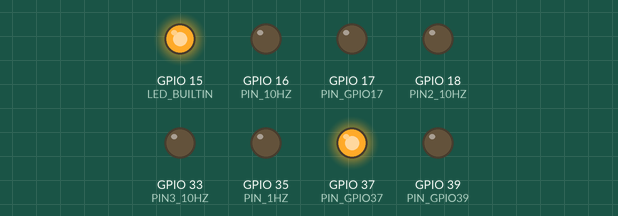
Simulated run of this program. Board: ESP32-S2. Shown: output pins drawn as LEDs (lit = HIGH). What the program prints to the serial monitor is not drawn.

Above: at 1.07 s.
At 1.96 s:
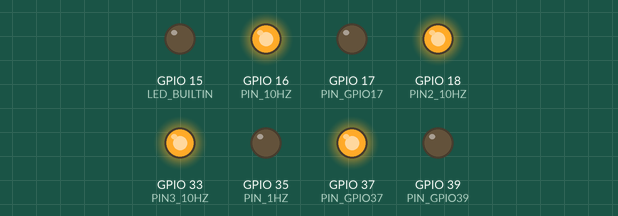
At 2.95 s:
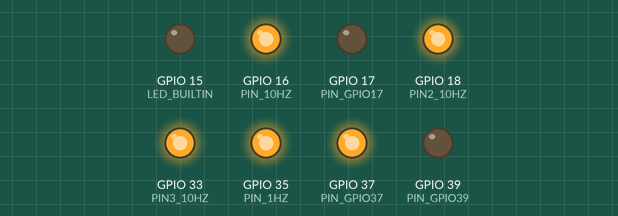
At 3.06 s:
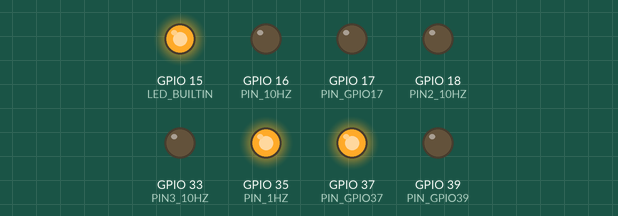
At 3.84 s:
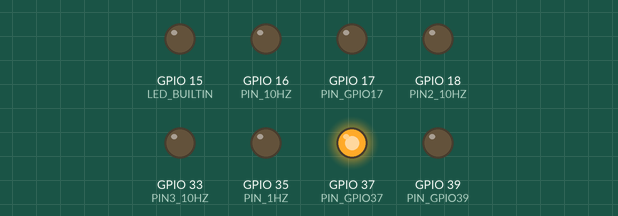
At 5.33 s:
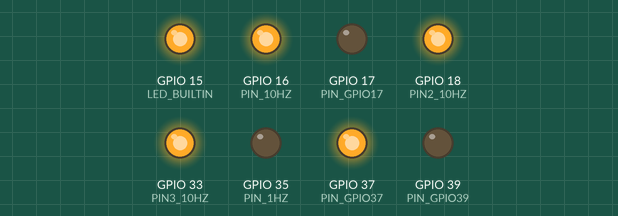
Timing chart, 0 to 5.6 s (numbered marks = the images above):
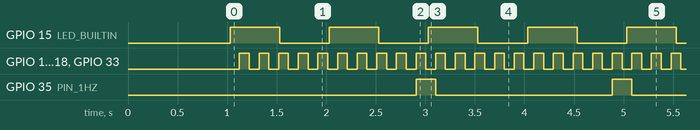

Measured:
- by itself, GPIO 15 (LED_BUILTIN): alternates HIGH for 0.50 s and LOW for 0.50 s
- by itself, GPIO 16 (PIN_10HZ), GPIO 18 (PIN2_10HZ), GPIO 33 (PIN3_10HZ): alternates HIGH for 0.10 s and LOW for 0.10 s
- by itself, GPIO 35 (PIN_1HZ): alternates HIGH for 0.20 s and LOW for 1.8 s

The program:

main.cpp
```cpp
#include <Arduino.h>

// Pin definitions
#define PIN_10HZ 16  // Pin 10 for 10Hz pulse
#define PIN2_10HZ 18  // Pin 10 for 10Hz pulse
#define PIN3_10HZ 33  // Pin 10 for 10Hz pulse
#define PIN_1HZ  35  // Pin 11 for 1Hz pulse
#define PIN_GPIO17 17  // GPIO17 follows LED_BUILTIN state

#define PIN_GPIO37 37  // GPIO37 initialized to HIGH for 3.3V
#define PIN_GPIO39 39  // GPIO39 initialized to LOW for GND
#define PIN_GPRMC_TX 34 // Pin 34 for GPRMC UART TX

// Built-in LED pin (ESP32-S2: GPIO 38 for Lolin S2 Mini, or use LED_BUILTIN if defined)
#ifndef LED_BUILTIN
#define LED_BUILTIN 38  // Default for ESP32-S2
#endif

// Timing constants
#define PULSE_WIDTH_US 1000      // 1ms pulse width in microseconds for 10Hz
#define PERIOD_10HZ_US 100000    // 100ms period for 10Hz (1000000/10)
#define PULSE_1HZ_WIDTH_US 100000  // 100ms pulse width for 1Hz pulse

// Timer handle for 10Hz pulse (master timer)
hw_timer_t *timer10Hz = NULL;

// Counter for 1Hz pulse (counts 10Hz pulses)
volatile uint8_t pulseCounter = 0;
// Timestamp for 1Hz pulse start time (in microseconds)
volatile uint64_t pulse1HzStartTime = 0;

// GPS Time variables
volatile int gpsHour = 12;
volatile int gpsMinute = 0;
volatile int gpsSecond = 0;
volatile bool shouldSendGPRMC = false;

// Helper to calculate NMEA checksum
String getChecksum(String s) {
  byte checksum = 0;
  for (int i = 0; i < s.length(); i++) {
    checksum ^= s[i];
  }
  String hex = String(checksum, HEX);
  hex.toUpperCase();
  if (hex.length() < 2) hex = "0" + hex;
  return hex;
}

// Interrupt service routine - handles both 10Hz and 1Hz pulses
void IRAM_ATTR onTimer() {
  static bool pulse10HzState = false;
  static bool pulse1HzState = false;

  if (!pulse10HzState) {
    // Start 10Hz pulse - set pin HIGH
    digitalWrite(PIN_10HZ, HIGH);
    digitalWrite(PIN2_10HZ, HIGH);
    digitalWrite(PIN3_10HZ, HIGH);

    pulse10HzState = true;

    // Increment counter for 1Hz pulse
    pulseCounter++;
    if (pulseCounter >= 10) {
      // Time for 1Hz pulse - set pin HIGH
      digitalWrite(PIN_1HZ, HIGH);
      pulseCounter = 0;  // Reset counter

      // Increment GPS time
      gpsSecond++;
      if (gpsSecond >= 60) {
        gpsSecond = 0;
        gpsMinute++;
        if (gpsMinute >= 60) {
          gpsMinute = 0;
          gpsHour++;
          if (gpsHour >= 24) {
            gpsHour = 0;
          }
        }
      }
      shouldSendGPRMC = true;

    } else if (pulseCounter == 1) {
      // 100ms passed since 1Hz pulse started - set pin LOW
      digitalWrite(PIN_1HZ, LOW);
    }

    // Set timer to turn off pulses after 1ms
    timerAlarmWrite(timer10Hz, PULSE_WIDTH_US, true);
  } else {
    // End pulses - set pins LOW
    digitalWrite(PIN_10HZ, LOW);
    digitalWrite(PIN2_10HZ, LOW);
    digitalWrite(PIN3_10HZ, LOW);
    pulse10HzState = false;

    // Set timer back to low period (full period minus pulse width)
    timerAlarmWrite(timer10Hz, PERIOD_10HZ_US - PULSE_WIDTH_US, true);
  }
}

void setup() {
  // Initialize serial for debugging
  Serial.begin(115200);
  delay(1000);
  Serial.println("ESP32-S2 Pulse Generator");
  Serial.println("Pin 16: 10Hz pulse (1ms high)");
  Serial.println("Pin 18: 10Hz pulse (1ms high)");
  Serial.println("Pin 33: 10Hz pulse (1ms high)");
  Serial.println("Pin 35: 1Hz pulse (100ms high)");
  Serial.println("Built-in LED: Blinking at 1Hz");
  Serial.println("GPIO17: Follows LED_BUILTIN state");
  Serial.println("GPIO37: Initialized to HIGH (3.3V)");
  Serial.println("GPIO39: Initialized to LOW (GND)");
  Serial.println("Pin 21: GPRMC UART TX (9600 baud)");
  Serial.println("Pulses are perfectly aligned!");

  // Configure pins as outputs
  pinMode(PIN_10HZ, OUTPUT);
  pinMode(PIN_1HZ, OUTPUT);
  pinMode(PIN2_10HZ, OUTPUT);
  pinMode(PIN3_10HZ, OUTPUT);

  pinMode(LED_BUILTIN, OUTPUT);
  pinMode(PIN_GPIO17, OUTPUT);
  pinMode(PIN_GPIO37, OUTPUT);
  pinMode(PIN_GPIO39, OUTPUT);

  // Initialize pins to LOW
  digitalWrite(PIN_10HZ, LOW);
  digitalWrite(PIN_1HZ, LOW);
  digitalWrite(PIN2_10HZ, LOW);
  digitalWrite(PIN3_10HZ, LOW);
  digitalWrite(LED_BUILTIN, LOW);
  digitalWrite(PIN_GPIO17, LOW);

  // Initialize GPIO37 to HIGH (3.3V)
  digitalWrite(PIN_GPIO37, HIGH);
  // Initialize GPIO39 to LOW (GND)
  digitalWrite(PIN_GPIO39, LOW);

  // Initialize Serial1 for GPRMC (TX only)
  Serial1.begin(9600, SERIAL_8N1, -1, PIN_GPRMC_TX);

  // Configure timer for 10Hz (timer 0)
  // Prescaler 80 gives 1MHz clock (80MHz / 80 = 1MHz)
  timer10Hz = timerBegin(0, 80, true);
  timerAttachInterrupt(timer10Hz, &onTimer, true);  // true = edge trigger
  timerAlarmWrite(timer10Hz, PERIOD_10HZ_US - PULSE_WIDTH_US, true);
  timerAlarmEnable(timer10Hz);

  Serial.println("Pulse generators started!");
  Serial.println("1Hz pulse aligns with every 10th 10Hz pulse.");
}

void loop() {
  // LED blink function - 500ms on, 500ms off (1Hz blink rate)
  static unsigned long previousMillis = 0;
  static bool ledState = false;
  const unsigned long blinkInterval = 500;  // 500ms interval

  unsigned long currentMillis = millis();

  if (currentMillis - previousMillis >= blinkInterval) {
    previousMillis = currentMillis;
    ledState = !ledState;
    digitalWrite(LED_BUILTIN, ledState);
    // GPIO17 follows LED_BUILTIN state
    // digitalWrite(PIN_GPIO17, ledState);
    // Serial.println(ledState ? "LED ON" : "LED OFF");
  }

  // Handle GPRMC sending
  if (shouldSendGPRMC) {
    shouldSendGPRMC = false;

    char timeStr[10];
    // Format: hhmmss.ss
    sprintf(timeStr, "%02d%02d%02d.00", gpsHour, gpsMinute, gpsSecond);

    // Construct GPRMC sentence
    // $GPRMC,hhmmss.ss,A,lat,N,lon,E,speed,course,date,mag_var,mode*cs
    // Using fixed location (Latitude 30.0, Longitude 120.0) and date (01/01/2024)
    String content = "GPRMC," + String(timeStr) + ",A,3000.0000,N,12000.0000,E,0.0,0.0,010124,,,A";
    String checksum = getChecksum(content);
    String nmea = "$" + content + "*" + checksum + "\r\n";

    Serial1.print(nmea);
    // Also print to debug serial
    // Serial.print("Sent GPRMC: ");
    // Serial.print(nmea);
  }
}
```
